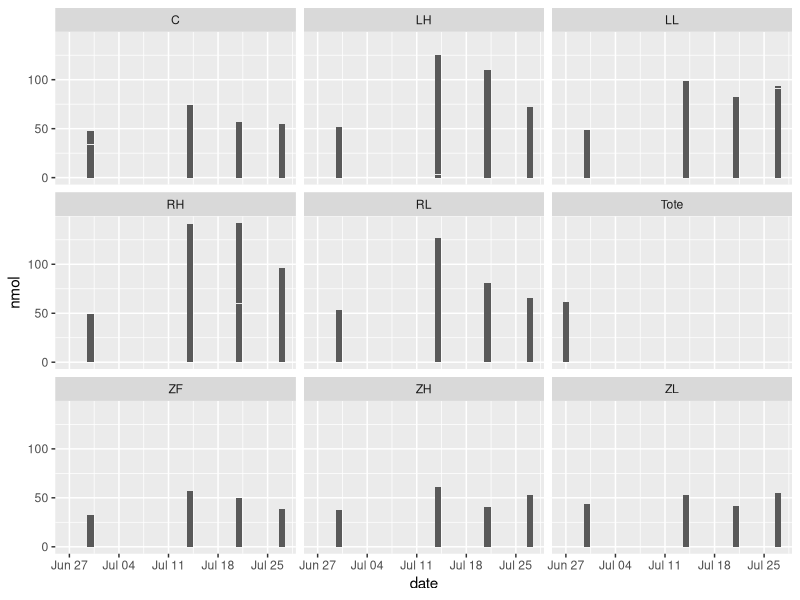
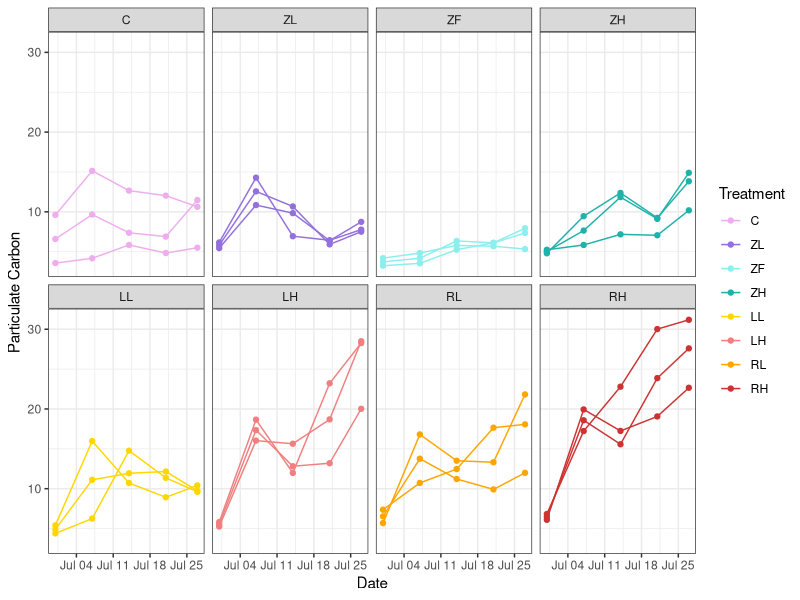
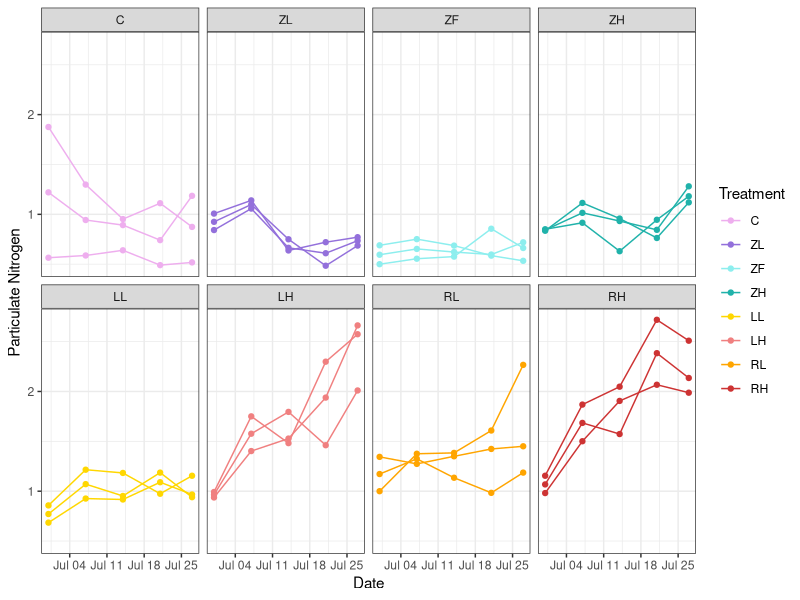
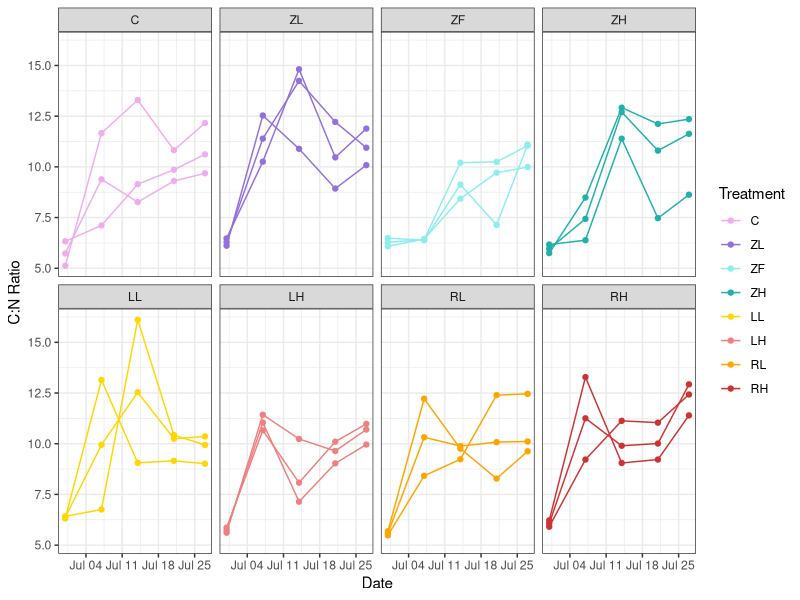
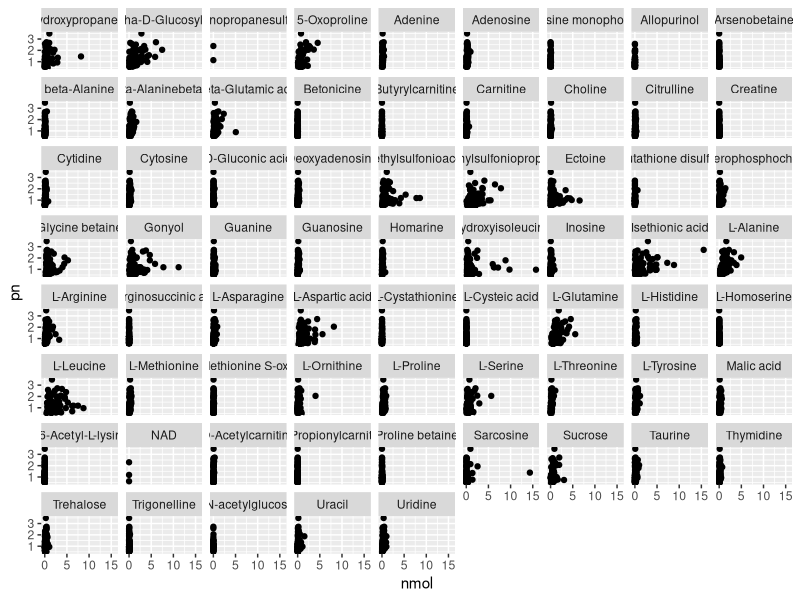
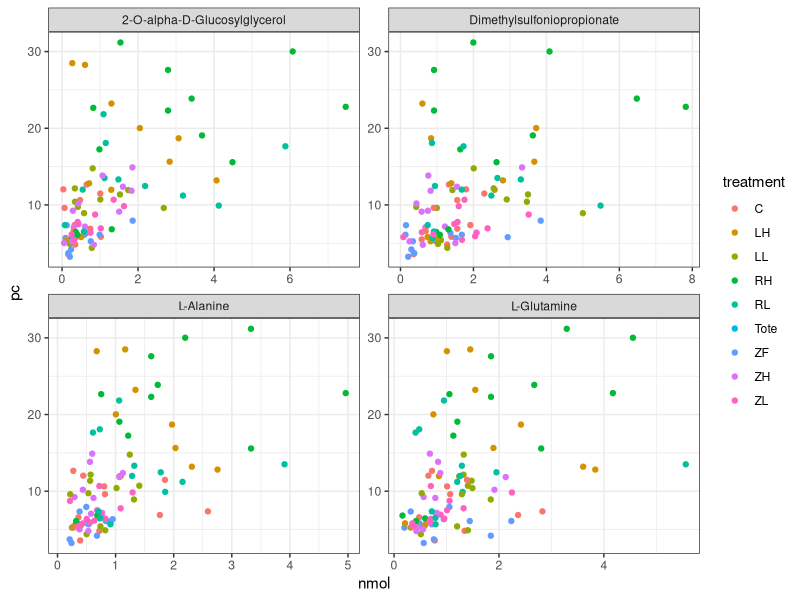
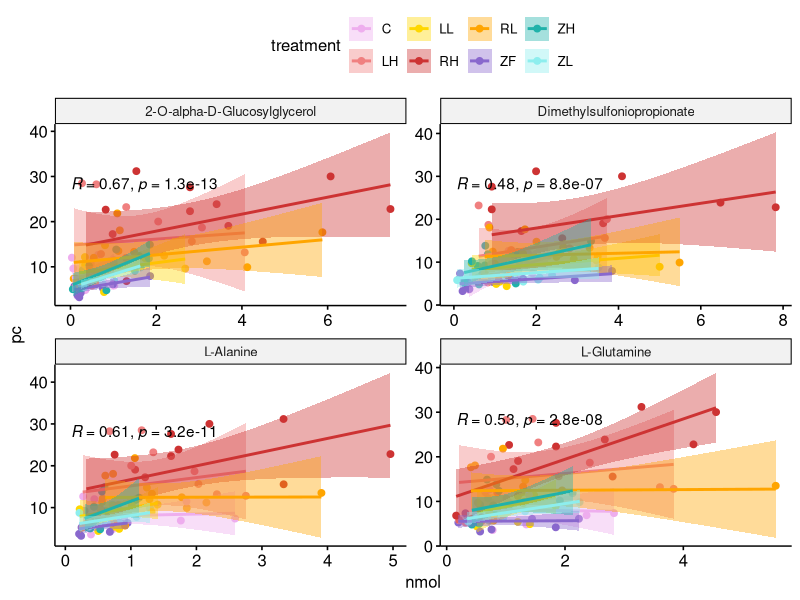
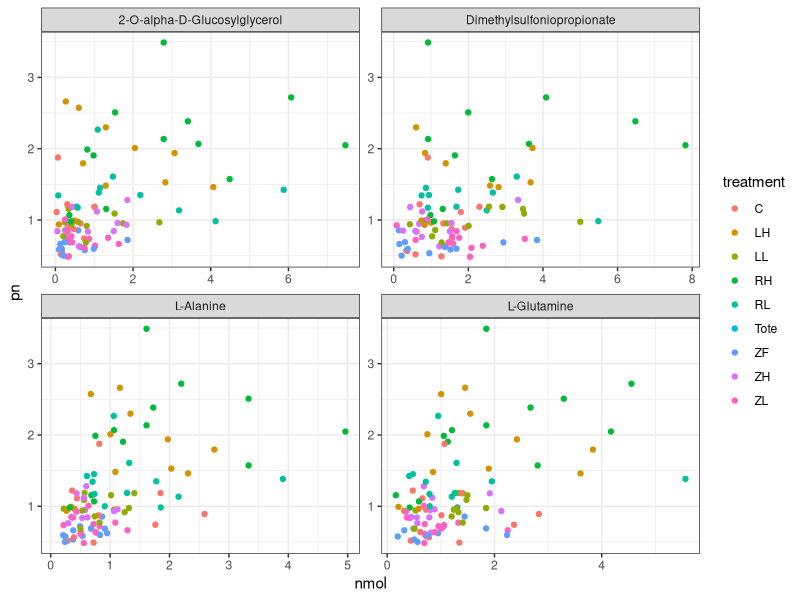

These figures' R source, in order: (Note: this script raises an error after producing the figures.)
library(tidyverse)
library(readr)
library(readxl)
library(ggplot2)
library(ggpubr)

# Goal: correspondence between metabolites and poc or pon (grab specific metabs)

# load in data
## peridice
peri <- read_csv("PERIDICE_metabolite_data.csv")
## pcpn data
pcpn <- read_xlsx("metadata/peridice_pcpn.xlsx") %>% 
  select(tank = Tank, treatment = Treatment2, date = Date, pn = `PN (uM)`, 
         pc = `PC (uM)`, cn = Cnratio,added_N_uM = AddN) %>% 
  mutate(triplicate = str_extract(tank, "\\d")) %>% 
  mutate(tank = str_remove (tank, "1/2|1/3|2/2"))  %>% 
  group_by(tank, date) %>% 
  mutate(mean_pc = mean(pc)) %>% 
  distinct(mean_pc, .keep_all = TRUE) %>% 
  mutate(replicate = paste0("230616_Smp_", ""))

# plot general metab trends
peri %>% 
  group_by(treatment, date) %>% 
  mutate(nmol = mean(nmol)) %>% 
  ggplot() + 
  geom_col(aes(x = date, y = nmol)) + 
  facet_wrap(~treatment)
#### Observations: RH LH have highest week 2 and 3 values, 
#### 4 week mark RH and LL have highest values
#### two different reasons for that, RH has enough nutrients but hasn't come to equilibrium? 
#### potentially about to die off like RL did and LH did, whereas LL didn't have that sharp 
#### growth like a bloom, just grew slowly and adjusted.

# plot general pc/pn trends
## pc
pcpn %>%  
  filter(!str_detect(treatment, "Tote")) %>% 
  group_by(triplicate, treatment, date) %>%  
  ggplot(aes(x = date, y = pc, 
             group = interaction(treatment, triplicate), 
             color = factor(treatment, levels = c("C", "ZL", "ZF", "ZH", "LL", "LH", "RL", "RH")
  ))) +
  scale_color_manual(name = "Treatment", values = c("plum2", "mediumpurple", "darkslategray2",
                                                    "lightseagreen", "gold", "lightcoral",
                                                    "orange", "brown3")) + 
  geom_line() + 
  geom_point() + 
  facet_wrap(~factor(treatment, levels = c("C", "ZL", "ZF", "ZH", "LL", "LH", "RL", "RH")), ncol = 4) + 
  theme_bw() +  
  ylab("Particulate Carbon") + 
  xlab("Date")
#### Observations: RH RL Lh all grow consistently, LL doesn't have significant change

## pn 
pcpn %>%  
  filter(!str_detect(treatment, "Tote")) %>% 
  group_by(triplicate, treatment, date) %>%  
  ggplot(aes(x = date, y = pn, 
             group = interaction(treatment, triplicate), 
             color = factor(treatment, levels = c("C", "ZL", "ZF", "ZH", "LL", "LH", "RL", "RH")
             ))) +
  scale_color_manual(name = "Treatment", values = c("plum2", "mediumpurple", "darkslategray2",
                                                    "lightseagreen", "gold", "lightcoral",
                                                    "orange", "brown3")) + 
  geom_line() + 
  geom_point() + 
  facet_wrap(~factor(treatment, levels = c("C", "ZL", "ZF", "ZH", "LL", "LH", "RL", "RH")), ncol = 4) + 
  theme_bw() +  
  ylab("Particulate Nitrogen") + 
  xlab("Date")

pcpn %>%  
  filter(!str_detect(treatment, "Tote")) %>% 
  group_by(triplicate, treatment, date) %>%  
  ggplot(aes(x = date, y = cn, 
             group = interaction(treatment, triplicate), 
             color = factor(treatment, levels = c("C", "ZL", "ZF", "ZH", "LL", "LH", "RL", "RH")
             ))) +
  scale_color_manual(name = "Treatment", values = c("plum2", "mediumpurple", "darkslategray2",
                                                    "lightseagreen", "gold", "lightcoral",
                                                    "orange", "brown3")) + 
  geom_line() + 
  geom_point() + 
  facet_wrap(~factor(treatment, levels = c("C", "ZL", "ZF", "ZH", "LL", "LH", "RL", "RH")), ncol = 4) + 
  theme_bw() +  
  ylab("C:N Ratio") + 
  xlab("Date")

#### Observations: RH and LH consistently grow with particulate N


peri %>% 
  ggplot() + 
  geom_point(aes(x = nmol, y = pn)) + 
  facet_wrap(~metabolite)

pc_metabs <- data.frame(metabolite = c("2-O-alpha-D-Glucosylglycerol",
                                       "Dimethylsulfoniopropionate", 
                                       "L-Alanine", "L-Glutamine"))
peri %>% 
  filter(metabolite %in% pc_metabs$metabolite) %>% 
  ggplot() + 
  geom_point(aes(x = nmol, y = pc, color = treatment)) + 
  facet_wrap(~metabolite, scales = "free") + 
  theme_bw()

peri %>% 
  filter(metabolite %in% pc_metabs$metabolite) %>% 
  ggscatter(x = "nmol", y = "pc", 
            add = "reg.line", conf.int = TRUE, 
            cor.coef = TRUE, cor.method = "spearman",
            xlab = "nmol", ylab = "pc", color = "treatment",
            palette = c(C = "plum2", ZF = "mediumpurple3", ZL = "darkslategray2", 
                        ZH = "lightseagreen",
                       LL = "gold", LH = "lightcoral",
                       RL = "orange", RH = "brown3")) + 
  facet_wrap(~metabolite, scales = "free")

pn_metabs <- data.frame(metabolite = c("2-O-alpha-D-Glucosylglycerol",
                                       "Dimethylsulfoniopropionate",
                                       "L-Alanine", "L-Glutamine"))

peri %>% 
  filter(metabolite %in% pn_metabs$metabolite) %>% 
  ggplot() + 
  geom_point(aes(x = nmol, y = pn, color = treatment)) + 
  facet_wrap(~metabolite, scales = "free") + 
  theme_bw()

peri %>% 
  group_by(metabolite) %>% 
  distinct(nmol, .keep_all = TRUE) %>% 
  distinct(pn, .keep_all = TRUE) %>% 
  mutate(rank_nmol = rank(nmol)) %>% 
  mutate(rank_pn = rank(pn)) %>% 
  filter(metabolite %in% pn_metabs$metabolite) %>% 
  ggscatter(x = "nmol", y = "pn", 
            add = "reg.line", conf.int = TRUE, 
            cor.coef = TRUE, cor.method = "pearson",
            xlab = "nmol", ylab = "pn", color = "treatment",
            palette = c(C = "plum2", ZF = "mediumpurple3", ZL = "darkslategray2", 
                        ZH = "lightseagreen",
                        LL = "gold", LH = "lightcoral",
                        RL = "orange", RH = "brown3")) + 
  facet_wrap(~metabolite, scales = "free")

peri %>%
  group_by(metabolite) %>%
  filter(metabolite %in% pc_metabs$metabolite) %>%
  distinct(nmol, .keep_all = TRUE) %>% 
  distinct(pc, .keep_all = TRUE) %>% 
  summarize(spear_val=cor(pc, nmol, method="spearman", use = "pairwise"),
            pear_val=cor(pc, nmol, method="pearson", use = "pairwise"),
            rank_pear=cor(rank(pc), rank(nmol), method="pearson"),
            rank_spear=cor(rank(pc), rank(nmol), method="spearman"))

sulfur <- metab_groups %>% 
  filter(metab_type == "Sulfur")

peri %>% 
  filter(metabolite %in% sulfur$metabolite) %>% 
  ggplot() + 
  geom_boxplot(aes(x = factor(date), y = nmol_per_pc, color = treatment)) + 
  facet_wrap(~metabolite, scales = "free") + 
  theme_bw()


sugar <- metab_groups %>% 
  filter(metab_type == "Sugar")

peri %>% 
  filter(metabolite %in% sugar$metabolite) %>% 
  ggplot() + 
  geom_boxplot(aes(x = factor(date), y = nmol_per_pc, color = treatment)) + 
  facet_wrap(~metabolite, scales = "free") + 
  theme_bw()
